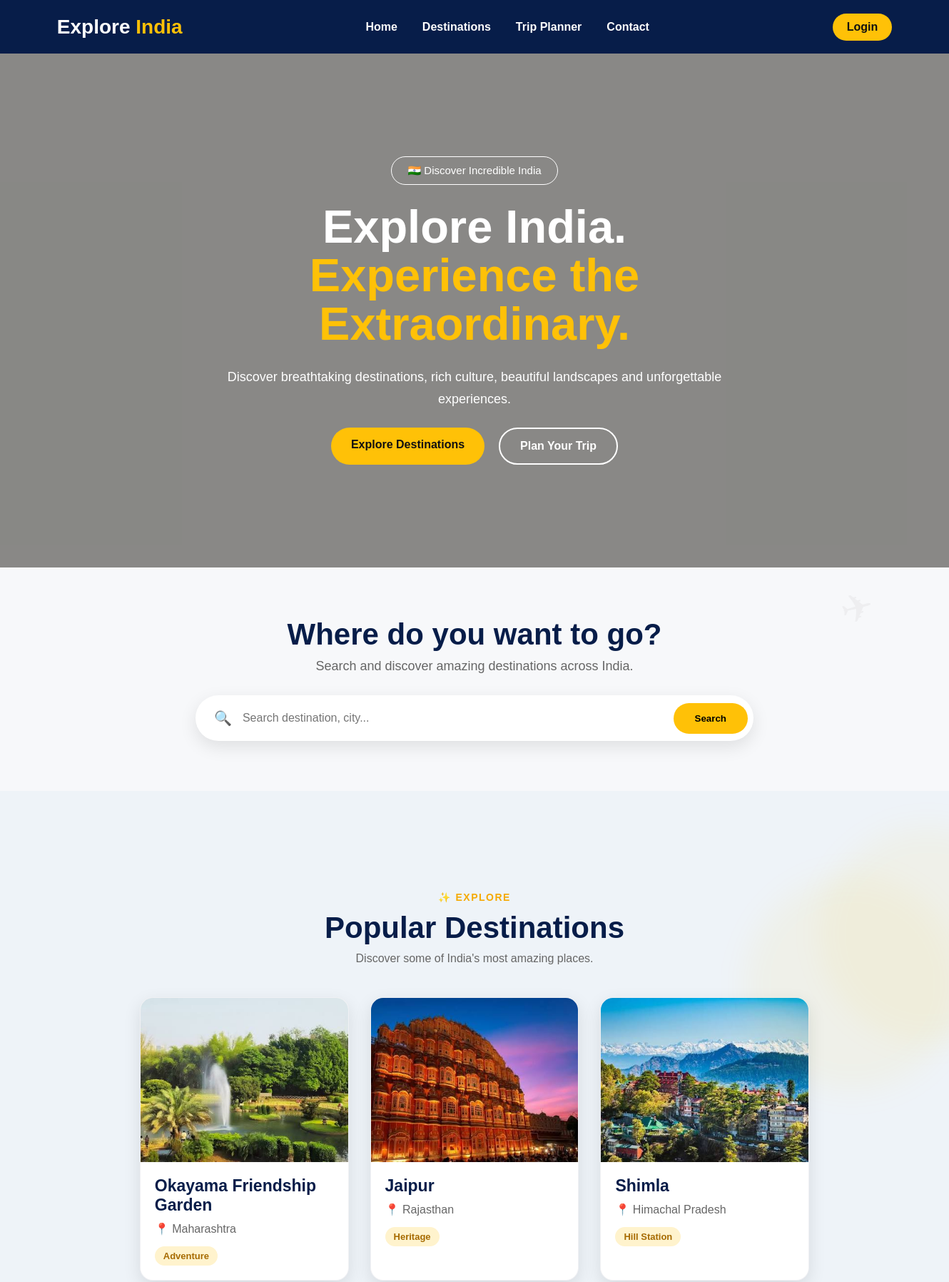
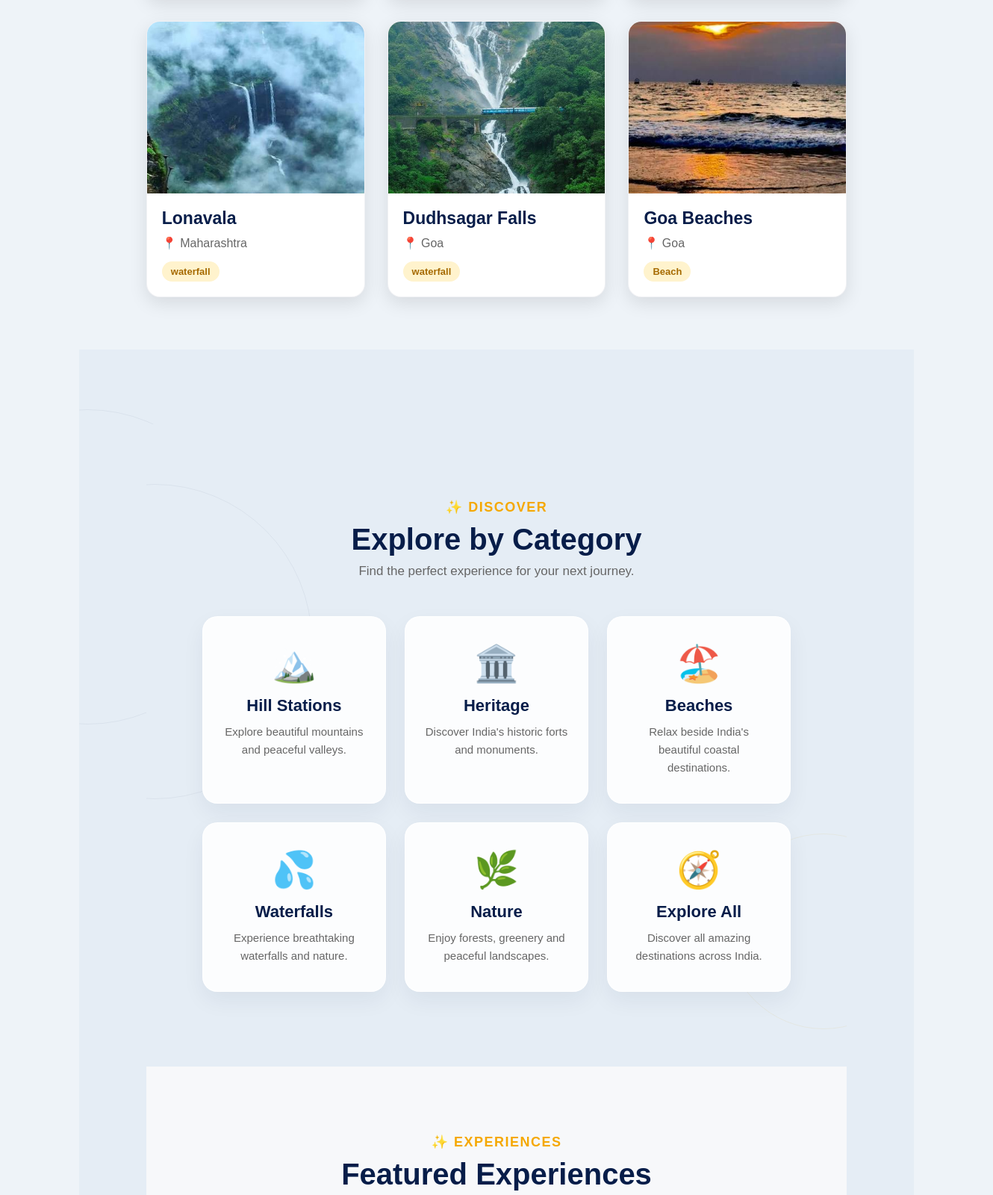
The page / (upper part) on the database its author committed (2 pictures, top to bottom).
### destinations/models.py (models this page shows, shortened)
class Destination(models.Model):
    name = models.CharField(max_length=150)
    slug = models.SlugField(max_length=170, unique=True, blank=True)
    description = models.TextField()
    category = models.CharField(max_length=30, choices=CATEGORY_CHOICES)
    state = models.CharField(max_length=30, choices=STATE_CHOICES)
    city = models.CharField(max_length=100, blank=True)
    image = models.ImageField(upload_to='destinations/', blank=True, null=True)
    best_time_to_visit = models.CharField(max_length=100, blank=True)
    avg_budget_per_day = models.DecimalField(max_digits=8, decimal_places=2, default=0)
    is_featured = models.BooleanField(default=False)
    created_at = models.DateTimeField(auto_now_add=True)
    class Meta:
        ordering = ['-created_at']

### accounts/views.py (the view)
# urls.py: path("", views.user_home, name="home"),
def user_home(request):
    query = request.GET.get("q", "")
    destinations = Destination.objects.all()
    if query:
        destinations = destinations.filter(
            name__icontains=query
        )
    return render(
        request,
        "users/home.html",
        {
            "popular_destinations": destinations[:6],
            "search_results": destinations,
            "query": query,
        }
    )

### templates/users/home.html (shortened to what this page needs)
{% extends 'base.html' %}
{% load static %}
{% block extra_css %}
<link rel="stylesheet" href="{% static 'css/home.css' %}">
{% endblock %}
{% block content %}
<section class="hero">
    <video
        class="hero-video"
        autoplay
        muted
        loop
        playsinline>
        <source
            src="{% static 'videos/india-travel.mp4' %}"
            type="video/mp4">
    </video>
    <div class="hero-overlay"></div>
    <div class="hero-content">
        <span class="hero-tag">
            🇮🇳 Discover Incredible India
        </span>
        <h1>
            Explore India.
            <br>
            <span>Experience the Extraordinary.</span>
        </h1>
        <p>
            Discover breathtaking destinations, rich culture,
            beautiful landscapes and unforgettable experiences.
        </p>
        <div class="hero-buttons">
            <a href="{% url 'destinations:destination_list' %}"
               class="explore-btn">
                Explore Destinations
            </a>
            <a href="{% url 'trips:trip_list' %}"
               class="plan-btn">
                Plan Your Trip
            </a>
        </div>
    </div>
</section>
<section class="search-section">
    <h2>Where do you want to go?</h2>
    <p>
        Search and discover amazing destinations across India.
    </p>
    <form method="GET"
          action="{% url 'user_home' %}"
          class="search-box">
        <span>🔍</span>
        <input
            type="text"
            name="q"
            placeholder="Search destination, city..."
            value="{{ query }}"
        >
        <button type="submit">
            Search
        </button>
    </form>
</section>
<section class="popular-section">
    <section class="popular-section">
    <div class="section-title">
        <span>✨ Explore</span>
        <h2>Popular Destinations</h2>
        <p>
            Discover some of India's most amazing places.
        </p>
    </div>
    <div class="destination-grid">
        {% for destination in popular_destinations %}
        <div class="destination-card">
            {% if destination.image %}
            <img
                src="{{ destination.image.url }}"
                alt="{{ destination.name }}">
            {% endif %}
            <div class="destination-info">
                <h3>{{ destination.name }}</h3>
                <p>📍 {{ destination.state }}</p>
                <span class="category">
                    {{ destination.get_category_display }}
                </span>
            </div>
        </div>
        {% empty %}
        <p>No destinations available.</p>
        {% endfor %}
    </div>
</section>
<section class="category-section">
    <section class="category-section">
    <div class="section-title">
        <span>✨ Discover</span>
        <h2>Explore by Category</h2>
        <p>
            Find the perfect experience for your next journey.
        </p>
    </div>
    <div class="category-grid">
        <a href="{% url 'destinations:destination_list' %}?category=Hill Station"
           class="category-card">
            <div class="category-icon">🏔️</div>
            <h3>Hill Stations</h3>
            <p>Explore beautiful mountains and peaceful valleys.</p>
        </a>
        <a href="{% url 'destinations:destination_list' %}?category=Heritage"
           class="category-card">
            <div class="category-icon">🏛️</div>
            <h3>Heritage</h3>
            <p>Discover India's historic forts and monuments.</p>
        </a>
        <a href="{% url 'destinations:destination_list' %}?category=Beach"
           class="category-card">
            <div class="category-icon">🏖️</div>
            <h3>Beaches</h3>
            <p>Relax beside India's beautiful coastal destinations.</p>
        </a>
        <a href="{% url 'destinations:destination_list' %}?category=Waterfall"
           class="category-card">
            <div class="category-icon">💦</div>
            <h3>Waterfalls</h3>
            <p>Experience breathtaking waterfalls and nature.</p>
        </a>
        <a href="{% url 'destinations:destination_list' %}?category=Nature"
           class="category-card">
            <div class="category-icon">🌿</div>
            <h3>Nature</h3>
            <p>Enjoy forests, greenery and peaceful landscapes.</p>
        </a>
        <a href="{% url 'destinations:destination_list' %}"
           class="category-card">
            <div class="category-icon">🧭</div>
            <h3>Explore All</h3>
            <p>Discover all amazing destinations across India.</p>
        </a>
    </div>
</section>
<section class="featured-section">
    <div class="section-title">
        <span>✨ Experiences</span>
        <h2>Featured Experiences</h2>
    </div>
</section>
{% endblock %}

### static/css/style.css (style rules this page uses)
* { margin: 0; padding: 0; box-sizing: border-box; }
body { font-family: Arial, sans-serif; background: #ffffff; color: #111; }

### templates/users/home.html (style rules this page uses)
.hero { position: relative; width: 100%; height: 90vh; overflow: hidden; }
.hero-video { position: absolute; width: 100%; height: 100%; object-fit: cover; top: 0; left: 0; }
.hero-overlay { position: absolute; width: 100%; height: 100%; background: rgba(0, 0, 0, 0.45); top: 0; left: 0; }
.hero-content { position: relative; z-index: 2; height: 100%; display: flex; flex-direction: column; justify-content: center; align-items: center; text-align: center; color: white; padding: 20px; }
.hero-tag { border: 1px solid white; padding: 10px 22px; border-radius: 30px; margin-bottom: 25px; }
.hero-content h1 { font-size: 65px; line-height: 1.05; margin: 0; font-weight: 800; }
.hero-content h1 span { color: #ffc107; }
.hero-content p { max-width: 750px; font-size: 18px; margin: 25px 0; }
.hero-buttons { display: flex; gap: 20px; }
.explore-btn, .plan-btn { padding: 15px 28px; border-radius: 30px; text-decoration: none; font-weight: 600; }
.explore-btn { background: #ffc107; color: #111; }
.plan-btn { border: 2px solid white; color: white; }
.search-section { padding: 70px 8%; text-align: center; background: #f7f8fa; }
.search-section h2 { font-size: 42px; color: #071d49; margin-bottom: 10px; }
.search-section p { color: #666; font-size: 18px; margin-bottom: 30px; }
.search-box { width: 70%; max-width: 850px; margin: auto; background: white; padding: 8px; border-radius: 50px; display: flex; align-items: center; box-shadow: 0 8px 25px rgba(0,0,0,0.10); }
.search-box span { font-size: 20px; margin-left: 18px; }
.search-box input { flex: 1; border: none; outline: none; padding: 15px; font-size: 16px; }
.search-box button { border: none; background: #ffc107; padding: 14px 30px; border-radius: 40px; font-weight: 600; cursor: pointer; }
.popular-section { padding: 70px 8%; }
.section-title { text-align: center; margin-bottom: 45px; }
.section-title span { color: #f5a900; font-weight: 600; }
.section-title h2 { font-size: 42px; color: #071d49; margin: 10px 0; }
.section-title p { color: #666; }
.destination-grid { display: grid; grid-template-columns: repeat(3, 1fr); gap: 30px; }
.destination-card { background: white; border-radius: 18px; overflow: hidden; box-shadow: 0 8px 25px rgba(0,0,0,0.10); transition: 0.3s; }
.destination-card img { width: 100%; height: 230px; object-fit: cover; }
.destination-info { padding: 20px; }
.destination-info h3 { color: #071d49; }
.destination-info p { color: #666; }
.category { display: inline-block; background: #fff3cd; color: #a66a00; padding: 6px 12px; border-radius: 20px; font-size: 13px; }

### rows shown on the page
Destination: image (picture), name "Okayama Friendship Garden", state "Maharashtra", category "Adventure"
Destination: image (picture), name "Jaipur", state "Rajasthan", category "Heritage"
Destination: image (picture), name "Shimla", state "Himachal Pradesh", category "Hill Station"
Destination: image (picture), name "Lonavala", state "Maharashtra", category "waterfall"
Destination: image (picture), name "Dudhsagar Falls", state "Goa", category "waterfall"
Destination: image (picture), name "Goa Beaches", state "Goa", category "Beach"
